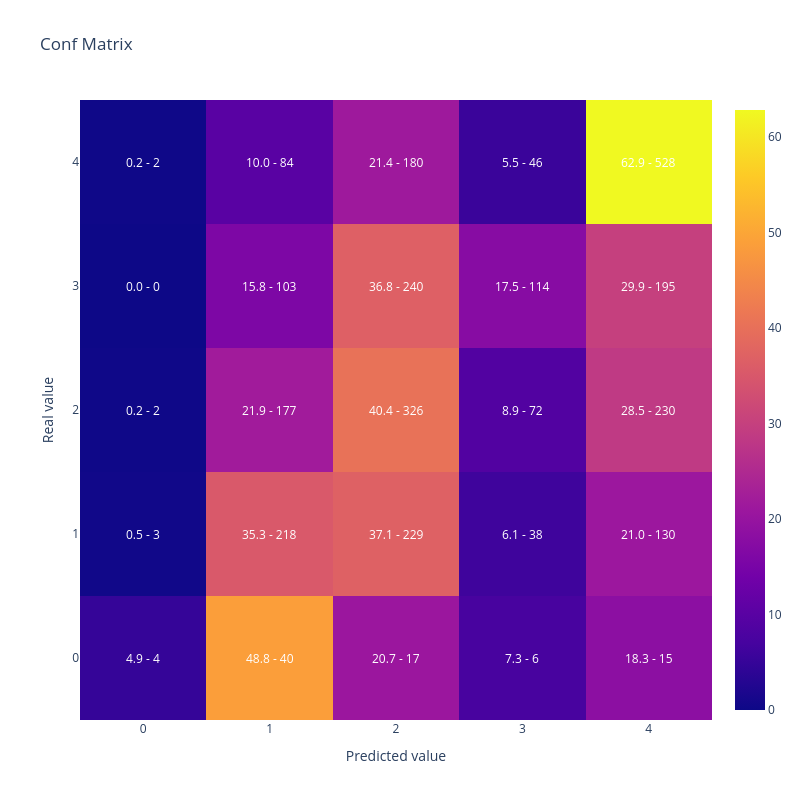

Here is the notebook cell this chart was saved with:
### Code cell
lgb_params =  {      
                        'objective': 'multiclass',
                        'verbosity':-1,
                        'num_class': len(y_train.unique())} | study.best_params

lgb_train_dataset = lgb.Dataset(data=X_train,
                                label=y_train)


lgb_model = lgb.train(lgb_params,
                    lgb_train_dataset)

display(plot_confusion_matrix(y_test,lgb_model.predict(X_test).argmax(axis=1)))

### Figure 1 — Plotly figure (JSON) as saved in the notebook; plotly's stock layout.template omitted (floating-point values rounded to 4 significant figures)
{"data": [{"type": "heatmap", "x": [0, 1, 2, 3, 4], "y": [0, 1, 2, 3, 4], "z": [[4.878, 48.78, 20.73, 7.317, 18.29], [0.4854, 35.28, 37.06, 6.149, 21.04], [0.2478, 21.93, 40.4, 8.922, 28.5], [0, 15.8, 36.81, 17.48, 29.91], [0.2381, 10, 21.43, 5.476, 62.86]]}], "layout": {"annotations": [{"font": {"color": "white"}, "showarrow": false, "text": "4.9 - 4", "x": 0, "xref": "x", "y": 0, "yref": "y"}, {"font": {"color": "white"}, "showarrow": false, "text": "48.8 - 40", "x": 1, "xref": "x", "y": 0, "yref": "y"}, {"font": {"color": "white"}, "showarrow": false, "text": "20.7 - 17", "x": 2, "xref": "x", "y": 0, "yref": "y"}, {"font": {"color": "white"}, "showarrow": false, "text": "7.3 - 6", "x": 3, "xref": "x", "y": 0, "yref": "y"}, {"font": {"color": "white"}, "showarrow": false, "text": "18.3 - 15", "x": 4, "xref": "x", "y": 0, "yref": "y"}, {"font": {"color": "white"}, "showarrow": false, "text": "0.5 - 3", "x": 0, "xref": "x", "y": 1, "yref": "y"}, {"font": {"color": "white"}, "showarrow": false, "text": "35.3 - 218", "x": 1, "xref": "x", "y": 1, "yref": "y"}, {"font": {"color": "white"}, "showarrow": false, "text": "37.1 - 229", "x": 2, "xref": "x", "y": 1, "yref": "y"}, {"font": {"color": "white"}, "showarrow": false, "text": "6.1 - 38", "x": 3, "xref": "x", "y": 1, "yref": "y"}, {"font": {"color": "white"}, "showarrow": false, "text": "21.0 - 130", "x": 4, "xref": "x", "y": 1, "yref": "y"}, {"font": {"color": "white"}, "showarrow": false, "text": "0.2 - 2", "x": 0, "xref": "x", "y": 2, "yref": "y"}, {"font": {"color": "white"}, "showarrow": false, "text": "21.9 - 177", "x": 1, "xref": "x", "y": 2, "yref": "y"}, {"font": {"color": "white"}, "showarrow": false, "text": "40.4 - 326", "x": 2, "xref": "x", "y": 2, "yref": "y"}, {"font": {"color": "white"}, "showarrow": false, "text": "8.9 - 72", "x": 3, "xref": "x", "y": 2, "yref": "y"}, {"font": {"color": "white"}, "showarrow": false, "text": "28.5 - 230", "x": 4, "xref": "x", "y": 2, "yref": "y"}, {"font": {"color": "white"}, "showarrow": false, "text": "0.0 - 0", "x": 0, "xref": "x", "y": 3, "yref": "y"}, {"font": {"color": "white"}, "showarrow": false, "text": "15.8 - 103", "x": 1, "xref": "x", "y": 3, "yref": "y"}, {"font": {"color": "white"}, "showarrow": false, "text": "36.8 - 240", "x": 2, "xref": "x", "y": 3, "yref": "y"}, {"font": {"color": "white"}, "showarrow": false, "text": "17.5 - 114", "x": 3, "xref": "x", "y": 3, "yref": "y"}, {"font": {"color": "white"}, "showarrow": false, "text": "29.9 - 195", "x": 4, "xref": "x", "y": 3, "yref": "y"}, {"font": {"color": "white"}, "showarrow": false, "text": "0.2 - 2", "x": 0, "xref": "x", "y": 4, "yref": "y"}, {"font": {"color": "white"}, "showarrow": false, "text": "10.0 - 84", "x": 1, "xref": "x", "y": 4, "yref": "y"}, {"font": {"color": "white"}, "showarrow": false, "text": "21.4 - 180", "x": 2, "xref": "x", "y": 4, "yref": "y"}, {"font": {"color": "white"}, "showarrow": false, "text": "5.5 - 46", "x": 3, "xref": "x", "y": 4, "yref": "y"}, {"font": {"color": "white"}, "showarrow": false, "text": "62.9 - 528", "x": 4, "xref": "x", "y": 4, "yref": "y"}], "height": 800, "title": {"text": "Conf Matrix"}, "width": 800, "xaxis": {"title": {"text": "Predicted value"}}, "yaxis": {"title": {"text": "Real value"}}}}
